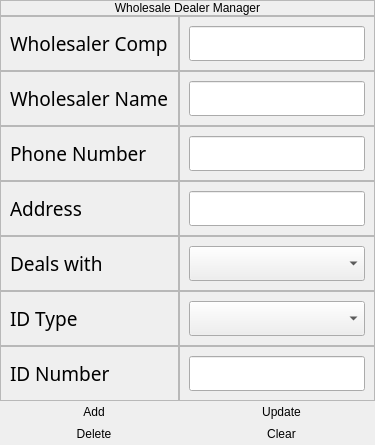
                  <widget class="QFrame" name="frame_85">
                   <property name="sizePolicy">
                    <sizepolicy hsizetype="Fixed" vsizetype="Expanding">
                     <horstretch>0</horstretch>
                     <verstretch>0</verstretch>
                    </sizepolicy>
                   </property>
                   <property name="frameShape">
                    <enum>QFrame::NoFrame</enum>
                   </property>
                   <property name="frameShadow">
                    <enum>QFrame::Plain</enum>
                   </property>
                   <layout class="QVBoxLayout" name="verticalLayout_66">
                    <property name="spacing">
                     <number>0</number>
                    </property>
                    <property name="leftMargin">
                     <number>0</number>
                    </property>
                    <property name="topMargin">
                     <number>0</number>
                    </property>
                    <property name="rightMargin">
                     <number>0</number>
                    </property>
                    <property name="bottomMargin">
                     <number>0</number>
                    </property>
                    <item>
                     <widget class="QFrame" name="frame_86">
                      <property name="sizePolicy">
                       <sizepolicy hsizetype="Preferred" vsizetype="Fixed">
                        <horstretch>0</horstretch>
                        <verstretch>0</verstretch>
                       </sizepolicy>
                      </property>
                      <property name="frameShape">
                       <enum>QFrame::StyledPanel</enum>
                      </property>
                      <property name="frameShadow">
                       <enum>QFrame::Raised</enum>
                      </property>
                      <layout class="QVBoxLayout" name="verticalLayout_67">
                       <property name="spacing">
                        <number>0</number>
                       </property>
                       <property name="leftMargin">
                        <number>0</number>
                       </property>
                       <property name="topMargin">
                        <number>0</number>
                       </property>
                       <property name="rightMargin">
                        <number>0</number>
                       </property>
                       <property name="bottomMargin">
                        <number>0</number>
                       </property>
                       <item alignment="Qt::AlignTop">
                        <widget class="QLabel" name="label_49">
                         <property name="styleSheet">
                          <string notr="true">font: 16pt &quot;Century Gothic&quot;;</string>
                         </property>
                         <property name="text">
                          <string>Wholesale Dealer Manager</string>
                         </property>
                         <property name="alignment">
                          <set>Qt::AlignCenter</set>
                         </property>
                        </widget>
                       </item>
                      </layout>
                     </widget>
                    </item>
                    <item>
                     <widget class="QFrame" name="frame_87">
                      <property name="sizePolicy">
                       <sizepolicy hsizetype="Fixed" vsizetype="Fixed">
                        <horstretch>0</horstretch>
                        <verstretch>0</verstretch>
                       </sizepolicy>
                      </property>
                      <property name="font">
                       <font>
                        <family>Century Gothic</family>
                        <pointsize>14</pointsize>
                       </font>
                      </property>
                      <property name="autoFillBackground">
                       <bool>false</bool>
                      </property>
                      <property name="frameShape">
                       <enum>QFrame::NoFrame</enum>
                      </property>
                      <property name="frameShadow">
                       <enum>QFrame::Plain</enum>
                      </property>
                      <layout class="QHBoxLayout" name="horizontalLayout_37">
                       <property name="spacing">
                        <number>0</number>
                       </property>
                       <property name="sizeConstraint">
                        <enum>QLayout::SetDefaultConstraint</enum>
                       </property>
                       <property name="leftMargin">
                        <number>0</number>
                       </property>
                       <property name="topMargin">
                        <number>0</number>
                       </property>
                       <property name="rightMargin">
                        <number>0</number>
                       </property>
                       <property name="bottomMargin">
                        <number>0</number>
                       </property>
                       <item>
                        <widget class="QFrame" name="frame_88">
                         <property name="frameShape">
                          <enum>QFrame::NoFrame</enum>
                         </property>
                         <property name="frameShadow">
                          <enum>QFrame::Plain</enum>
                         </property>
                         <layout class="QVBoxLayout" name="verticalLayout_68">
                          <property name="spacing">
                           <number>0</number>
                          </property>
                          <property name="leftMargin">
                           <number>0</number>
                          </property>
                          <property name="topMargin">
                           <number>0</number>
                          </property>
                          <property name="rightMargin">
                           <number>0</number>
                          </property>
                          <property name="bottomMargin">
                           <number>0</number>
                          </property>
                          <item>
                           <widget class="QFrame" name="frame_89">
                            <property name="styleSheet">
                             <string notr="true">font: 16pt &quot;Century Gothic&quot;;</string>
                            </property>
                            <property name="frameShape">
                             <enum>QFrame::StyledPanel</enum>
                            </property>
                            <property name="frameShadow">
                             <enum>QFrame::Raised</enum>
                            </property>
                            <layout class="QVBoxLayout" name="verticalLayout_69">
                             <item>
                              <widget class="QLabel" name="label_50">
                               <property name="styleSheet">
                                <string notr="true">font: 12pt &quot;Century Gothic&quot;;
color: rgb(0, 0, 0);</string>
                               </property>
                               <property name="text">
                                <string>Wholesaler Comp</string>
                               </property>
                              </widget>
                             </item>
                            </layout>
                           </widget>
                          </item>
                          <item>
                           <widget class="QFrame" name="frame_102">
                            <property name="frameShape">
                             <enum>QFrame::StyledPanel</enum>
                            </property>
                            <property name="frameShadow">
                             <enum>QFrame::Raised</enum>
                            </property>
                            <layout class="QVBoxLayout" name="verticalLayout_70">
                             <item>
                              <widget class="QLabel" name="label_51">
                               <property name="styleSheet">
                                <string notr="true">font: 12pt &quot;Century Gothic&quot;;
color: rgb(0, 0, 0);</string>
                               </property>
                               <property name="text">
                                <string>Wholesaler Name</string>
                               </property>
                              </widget>
                             </item>
                            </layout>
                           </widget>
                          </item>
                          <item>
                           <widget class="QFrame" name="frame_103">
                            <property name="frameShape">
                             <enum>QFrame::StyledPanel</enum>
                            </property>
                            <property name="frameShadow">
                             <enum>QFrame::Raised</enum>
                            </property>
                            <layout class="QVBoxLayout" name="verticalLayout_71">
                             <item>
                              <widget class="QLabel" name="label_52">
                               <property name="styleSheet">
                                <string notr="true">font: 12pt &quot;Century Gothic&quot;;
color: rgb(0, 0, 0);</string>
                               </property>
                               <property name="text">
                                <string>Phone Number</string>
                               </property>
                              </widget>
                             </item>
                            </layout>
                           </widget>
                          </item>
                          <item>
                           <widget class="QFrame" name="frame_104">
                            <property name="frameShape">
                             <enum>QFrame::StyledPanel</enum>
                            </property>
                            <property name="frameShadow">
                             <enum>QFrame::Raised</enum>
                            </property>
                            <layout class="QVBoxLayout" name="verticalLayout_72">
                             <item>
                              <widget class="QLabel" name="label_53">
                               <property name="styleSheet">
                                <string notr="true">font: 12pt &quot;Century Gothic&quot;;
color: rgb(0, 0, 0);</string>
                               </property>
                               <property name="text">
                                <string>Address</string>
                               </property>
                              </widget>
                             </item>
                            </layout>
                           </widget>
                          </item>
                          <item>
                           <widget class="QFrame" name="frame_105">
                            <property name="frameShape">
                             <enum>QFrame::StyledPanel</enum>
                            </property>
                            <property name="frameShadow">
                             <enum>QFrame::Raised</enum>
                            </property>
                            <layout class="QVBoxLayout" name="verticalLayout_73">
                             <item>
                              <widget class="QLabel" name="label_54">
                               <property name="styleSheet">
                                <string notr="true">font: 12pt &quot;Century Gothic&quot;;
color: rgb(0, 0, 0);</string>
                               </property>
                               <property name="text">
                                <string>Deals with </string>
                               </property>
                              </widget>
                             </item>
                            </layout>
                           </widget>
                          </item>
                          <item>
                           <widget class="QFrame" name="frame_106">
                            <property name="frameShape">
                             <enum>QFrame::StyledPanel</enum>
                            </property>
                            <property name="frameShadow">
                             <enum>QFrame::Raised</enum>
                            </property>
                            <layout class="QVBoxLayout" name="verticalLayout_74">
                             <item>
                              <widget class="QLabel" name="label_55">
                               <property name="styleSheet">
                                <string notr="true">font: 12pt &quot;Century Gothic&quot;;
color: rgb(0, 0, 0);</string>
                               </property>
                               <property name="text">
                                <string>ID Type</string>
                               </property>
                              </widget>
                             </item>
                            </layout>
                           </widget>
                          </item>
                          <item>
                           <widget class="QFrame" name="frame_107">
                            <property name="frameShape">
                             <enum>QFrame::StyledPanel</enum>
                            </property>
                            <property name="frameShadow">
                             <enum>QFrame::Raised</enum>
                            </property>
                            <layout class="QVBoxLayout" name="verticalLayout_75">
                             <item>
                              <widget class="QLabel" name="label_56">
                               <property name="styleSheet">
                                <string notr="true">font: 12pt &quot;Century Gothic&quot;;
color: rgb(0, 0, 0);</string>
                               </property>
                               <property name="text">
                                <string>ID Number</string>
                               </property>
                              </widget>
                             </item>
                            </layout>
                           </widget>
                          </item>
                         </layout>
                        </widget>
                       </item>
                       <item>
                        <widget class="QFrame" name="frame_109">
                         <property name="frameShape">
                          <enum>QFrame::NoFrame</enum>
                         </property>
                         <property name="frameShadow">
                          <enum>QFrame::Plain</enum>
                         </property>
                         <layout class="QVBoxLayout" name="verticalLayout_77">
                          <property name="spacing">
                           <number>0</number>
                          </property>
                          <property name="leftMargin">
                           <number>0</number>
                          </property>
                          <property name="topMargin">
                           <number>0</number>
                          </property>
                          <property name="rightMargin">
                           <number>0</number>
                          </property>
                          <property name="bottomMargin">
                           <number>0</number>
                          </property>
                          <item alignment="Qt::AlignVCenter">
                           <widget class="QFrame" name="frame_110">
                            <property name="frameShape">
                             <enum>QFrame::StyledPanel</enum>
                            </property>
                            <property name="frameShadow">
                             <enum>QFrame::Raised</enum>
                            </property>
                            <layout class="QVBoxLayout" name="verticalLayout_78">
                             <item alignment="Qt::AlignVCenter">
                              <widget class="QLineEdit" name="lineEdit_9">
                               <property name="sizePolicy">
                                <sizepolicy hsizetype="Preferred" vsizetype="Fixed">
                                 <horstretch>0</horstretch>
                                 <verstretch>0</verstretch>
                                </sizepolicy>
                               </property>
                               <property name="placeholderText">
                                <string/>
                               </property>
                              </widget>
                             </item>
                            </layout>
                           </widget>
                          </item>
                          <item>
                           <widget class="QFrame" name="frame_111">
                            <property name="frameShape">
                             <enum>QFrame::StyledPanel</enum>
                            </property>
                            <property name="frameShadow">
                             <enum>QFrame::Raised</enum>
                            </property>
                            <layout class="QVBoxLayout" name="verticalLayout_79">
                             <item>
                              <widget class="QLineEdit" name="lineEdit_11">
                               <property name="sizePolicy">
                                <sizepolicy hsizetype="Preferred" vsizetype="Fixed">
                                 <horstretch>0</horstretch>
                                 <verstretch>0</verstretch>
                                </sizepolicy>
                               </property>
                               <property name="placeholderText">
                                <string/>
                               </property>
                              </widget>
                             </item>
                            </layout>
                           </widget>
                          </item>
                          <item>
                           <widget class="QFrame" name="frame_112">
                            <property name="frameShape">
                             <enum>QFrame::StyledPanel</enum>
                            </property>
                            <property name="frameShadow">
                             <enum>QFrame::Raised</enum>
                            </property>
                            <layout class="QVBoxLayout" name="verticalLayout_83">
                             <item>
                              <widget class="QLineEdit" name="lineEdit_12">
                               <property name="sizePolicy">
                                <sizepolicy hsizetype="Preferred" vsizetype="Fixed">
                                 <horstretch>0</horstretch>
                                 <verstretch>0</verstretch>
                                </sizepolicy>
                               </property>
                               <property name="placeholderText">
                                <string/>
                               </property>
                              </widget>
                             </item>
                            </layout>
                           </widget>
                          </item>
                          <item>
                           <widget class="QFrame" name="frame_113">
                            <property name="frameShape">
                             <enum>QFrame::StyledPanel</enum>
                            </property>
                            <property name="frameShadow">
                             <enum>QFrame::Raised</enum>
                            </property>
                            <layout class="QVBoxLayout" name="verticalLayout_84">
                             <item>
                              <widget class="QLineEdit" name="lineEdit_13">
                               <property name="sizePolicy">
                                <sizepolicy hsizetype="Preferred" vsizetype="Fixed">
                                 <horstretch>0</horstretch>
                                 <verstretch>0</verstretch>
                                </sizepolicy>
                               </property>
                               <property name="placeholderText">
                                <string/>
                               </property>
                              </widget>
                             </item>
                            </layout>
                           </widget>
                          </item>
                          <item>
                           <widget class="QFrame" name="frame_114">
                            <property name="frameShape">
                             <enum>QFrame::StyledPanel</enum>
                            </property>
                            <property name="frameShadow">
                             <enum>QFrame::Raised</enum>
                            </property>
                            <layout class="QVBoxLayout" name="verticalLayout_85">
                             <item>
                              <widget class="QComboBox" name="comboBox_11"/>
                             </item>
                            </layout>
                           </widget>
                          </item>
                          <item>
                           <widget class="QFrame" name="frame_115">
                            <property name="frameShape">
                             <enum>QFrame::StyledPanel</enum>
                            </property>
                            <property name="frameShadow">
                             <enum>QFrame::Raised</enum>
                            </property>
                            <layout class="QVBoxLayout" name="verticalLayout_86">
                             <item>
                              <widget class="QComboBox" name="comboBox_4"/>
                             </item>
                            </layout>
                           </widget>
                          </item>
                          <item>
                           <widget class="QFrame" name="frame_116">
                            <property name="frameShape">
                             <enum>QFrame::StyledPanel</enum>
                            </property>
                            <property name="frameShadow">
                             <enum>QFrame::Raised</enum>
                            </property>
                            <layout class="QVBoxLayout" name="verticalLayout_87">
                             <item>
                              <widget class="QLineEdit" name="lineEdit_14">
                               <property name="sizePolicy">
                                <sizepolicy hsizetype="Preferred" vsizetype="Fixed">
                                 <horstretch>0</horstretch>
                                 <verstretch>0</verstretch>
                                </sizepolicy>
                               </property>
                               <property name="placeholderText">
                                <string/>
                               </property>
                              </widget>
                             </item>
                            </layout>
                           </widget>
                          </item>
                         </layout>
                        </widget>
                       </item>
                      </layout>
                     </widget>
                    </item>
                    <item>
                     <widget class="QFrame" name="frame_118">
                      <property name="sizePolicy">
                       <sizepolicy hsizetype="Preferred" vsizetype="Preferred">
                        <horstretch>0</horstretch>
                        <verstretch>0</verstretch>
                       </sizepolicy>
                      </property>
                      <property name="frameShape">
                       <enum>QFrame::NoFrame</enum>
                      </property>
                      <property name="frameShadow">
                       <enum>QFrame::Plain</enum>
                      </property>
                      <layout class="QGridLayout" name="gridLayout_3">
                       <property name="leftMargin">
                        <number>0</number>
                       </property>
                       <property name="topMargin">
                        <number>0</number>
                       </property>
                       <property name="rightMargin">
                        <number>0</number>
                       </property>
                       <property name="bottomMargin">
                        <number>0</number>
                       </property>
                       <property name="spacing">
                        <number>0</number>
                       </property>
                       <item row="0" column="1">
                        <widget class="QPushButton" name="pushButton_17">
                         <property name="styleSheet">
                          <string notr="true">font: 16pt &quot;Century Gothic&quot;;</string>
                         </property>
                         <property name="text">
                          <string>Update</string>
                         </property>
                         <property name="flat">
                          <bool>true</bool>
                         </property>
                        </widget>
                       </item>
                       <item row="1" column="0">
                        <widget class="QPushButton" name="pushButton_18">
                         <property name="styleSheet">
                          <string notr="true">font: 16pt &quot;Century Gothic&quot;;</string>
                         </property>
                         <property name="text">
                          <string>Delete</string>
                         </property>
                         <property name="flat">
                          <bool>true</bool>
                         </property>
                        </widget>
                       </item>
                       <item row="0" column="0">
                        <widget class="QPushButton" name="pushButton_19">
                         <property name="styleSheet">
                          <string notr="true">font: 16pt &quot;Century Gothic&quot;;</string>
                         </property>
                         <property name="text">
                          <string>Add</string>
                         </property>
                         <property name="flat">
                          <bool>true</bool>
                         </property>
                        </widget>
                       </item>
                       <item row="1" column="1">
                        <widget class="QPushButton" name="pushButton_20">
                         <property name="styleSheet">
                          <string notr="true">font: 16pt &quot;Century Gothic&quot;;</string>
                         </property>
                         <property name="text">
                          <string>Clear</string>
                         </property>
                         <property name="flat">
                          <bool>true</bool>
                         </property>
                        </widget>
                       </item>
                      </layout>
                     </widget>
                    </item>
                   </layout>
                  </widget>
